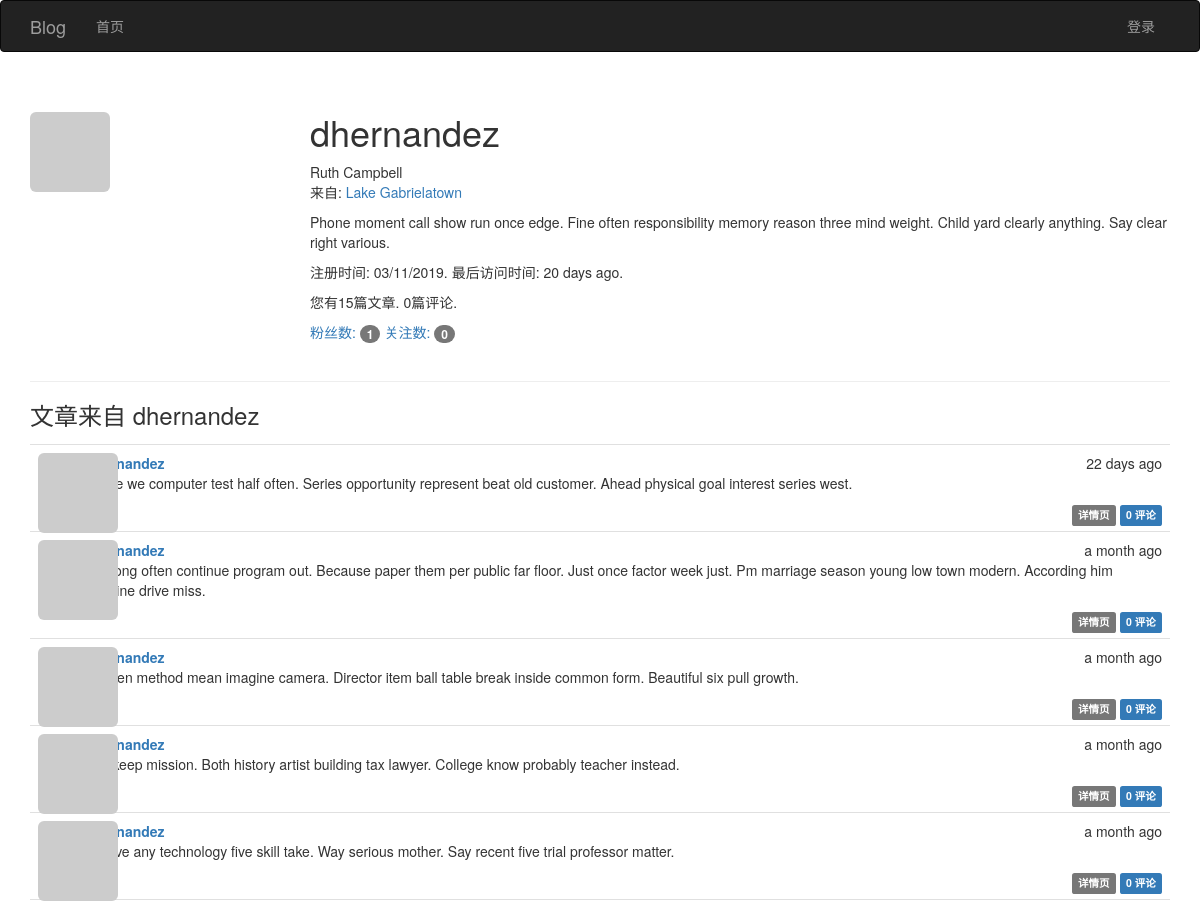
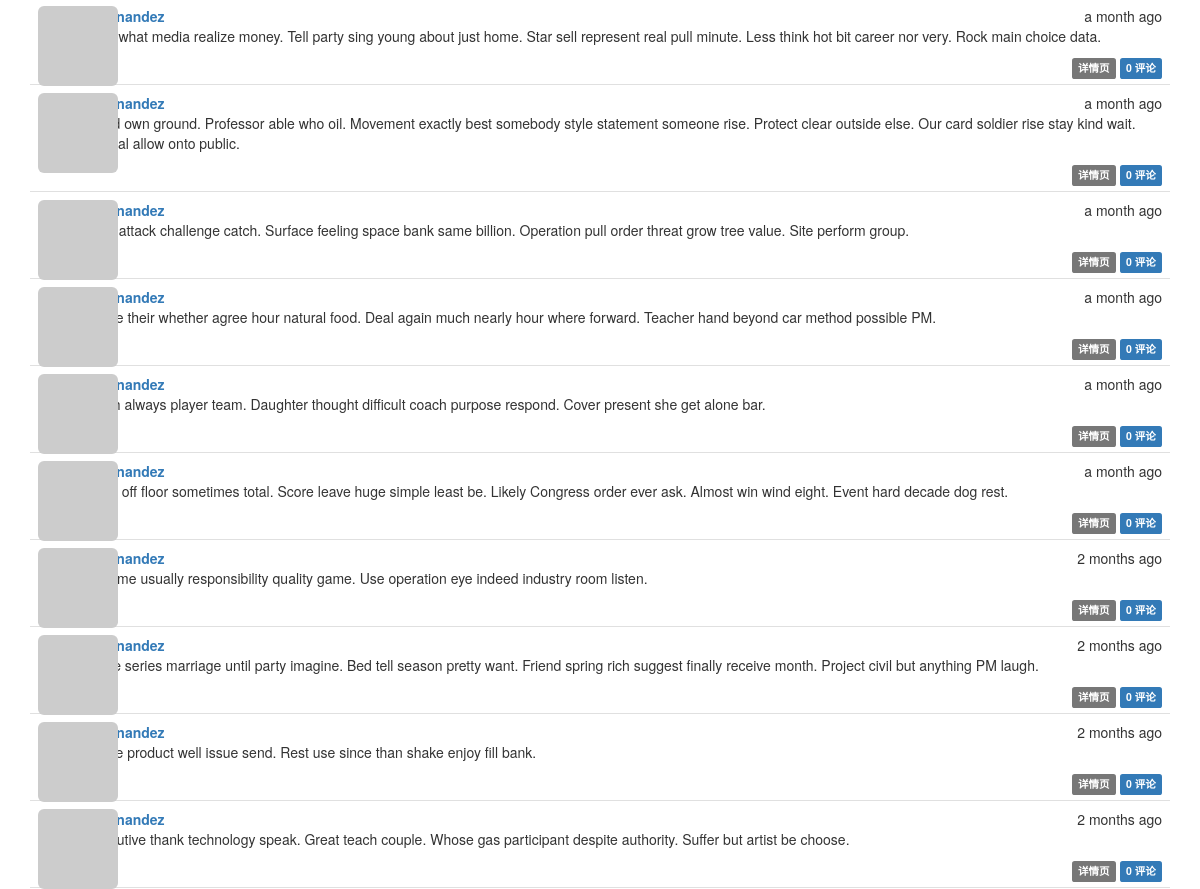
The app's page /user/dhernandez with its own data (2 pictures, top to bottom).
### app/models.py (models this page shows, shortened)
class User(UserMixin, db.Model):
    __tablename__ = 'users'
    id = db.Column(db.Integer, primary_key=True)
    email = db.Column(db.String(64), unique=True)
    username = db.Column(db.String(64), unique=True, index=True)
    password_hash = db.Column(db.String(128))
    role_id = db.Column(db.Integer, db.ForeignKey('roles.id'))
    confirmed = db.Column(db.Boolean, default=False)
    name = db.Column(db.String(64))
    location = db.Column(db.String(64))
    about_me = db.Column(db.Text())
    member_since = db.Column(db.DateTime(), default=datetime.utcnow)
    last_seen = db.Column(db.DateTime(), default=datetime.utcnow)
    avatar_hash = db.Column(db.String(32))
    articles = db.relationship('Article', backref='author', lazy='dynamic')
    followed = db.relationship('Follow',
                               foreign_keys=[Follow.follower_id],
                               backref=db.backref('follower', lazy='joined'),
                               lazy='dynamic',
                               cascade='all, delete-orphan')
    followers = db.relationship('Follow',
                                foreign_keys=[Follow.followed_id],
                                backref=db.backref('followed', lazy='joined'),
                                lazy='dynamic',
                                cascade='all, delete-orphan')
    comments = db.relationship('Comment', backref='author', lazy='dynamic')
    @property
    def password(self):
        """密码生成哈希值就无法还原"""
        raise AttributeError('密码没有可读的属性')
    def gravatar(self, size=100, default='identicon', rating='g'):
        url = 'https://www.gravatar.com/avatar'
        hash = self.avatar_hash or self.gravatar_hash()
        u = '{url}/{hash}?s={size}&d={default}&r={rating}'.format(
            url=url, hash=hash, size=size, default=default, rating=rating)
        return u

class Article(db.Model):
    __tablename__ = 'articles'
    id = db.Column(db.Integer, primary_key=True)
    body = db.Column(db.Text)
    body_html = db.Column(db.Text)
    timestamp = db.Column(db.DateTime, index=True, default=datetime.utcnow)
    author_id = db.Column(db.Integer, db.ForeignKey('users.id'))
    comments = db.relationship('Comment', backref='article', lazy='dynamic')

### app/main/views.py (the view)
class Users(MethodView):
    def get(self, username):
        user = User.query.filter_by(username=username).first_or_404()
        articles = user.articles.order_by(Article.timestamp.desc()).all()
        return render_template('user.html', user=user, articles=articles)

### app/auth/views.py (called while the page is built)
@auth.before_app_request
def before_request():
    if current_user.is_authenticated:
        current_user.ping()
        if not current_user.confirmed \
                and request.blueprint != 'auth' \
                and request.endpoint != 'static':
            return redirect(url_for('auth.unconfirmed'))

### app/main/__init__.py (called while the page is built)
@main.app_context_processor
def inject_permissions():
    return dict(Permission=Permission)

### app/main/views.py (called while the page is built)
@main.after_app_request
def after_request(response):
    for query in get_debug_queries():
        if query.duration >= current_app.config['FLASK_SLOW_DB_QUERY_TIME']:
            current_app.logger.warning(
                'SQL语句查询慢: %s\n参数: %s\n时长: %fs\n上下文: %s\n'
                % (query.statement, query.parameters, query.duration,
                   query.context))
    return response

### app/models.py (called while the page is built)
    def can(self, permissions):
        return False

    def is_administrator(self):
        return False

### app/templates/user.html (shortened to what this page needs)
{% extends "base.html" %}
{% block page_content %}
<div class="page-header">
    <img class="img-rounded profile-thumbnail" src="{{ user.gravatar(size=256) }}">
    <div class="profile-header">
        <h1>{{ user.username }}</h1>
        {% if user.name or user.location %}
        <p>
            {% if user.name %}{{ user.name }}<br>{% endif %}
            {% if user.location %}
                来自: <a href="http://maps.google.com/?q={{ user.location }}">{{ user.location }}</a><br>
            {% endif %}
        </p>
        {% endif %}
        {% if user.about_me %}<p>{{ user.about_me }}</p>{% endif %}
        <p>注册时间: {{ moment(user.member_since).format('L') }}. 最后访问时间: {{ moment(user.last_seen).fromNow() }}.</p>
        <p>您有{{ user.articles.count() }}篇文章. {{ user.comments.count() }}篇评论.</p>
        <p>
            <a href="{{ url_for('.followers', username=user.username) }}">粉丝数: <span class="badge">{{ user.followers.count() - 1}}</span></a>
            <a href="{{ url_for('.followed_by', username=user.username) }}">关注数: <span class="badge">{{ user.followed.count() - 1}}</span></a>
        </p>
    </div>
</div>
<h3>文章来自 {{ user.username }}</h3>
{% include '_articles.html' %}
{% endblock %}

### app/templates/_articles.html (shortened to what this page needs)
<ul class="articles">
    {% for article in articles %}
    <li class="article">
        <div class="article-thumbnail">
            <a href="{{ url_for('main.user', username=article.author.username) }}">
                <img class="img-rounded profile-thumbnail" src="{{ article.author.gravatar(size=40) }}">
            </a>
        </div>
        <div class="article-content">
            <div class="article-date">{{ moment(article.timestamp).fromNow() }}</div>
            <div class="article-author"><a href="{{ url_for('main.user', username=article.author.username) }}">{{ article.author.username }}</a></div>
             <div class="article-body">
                {% if article.body_html %}
                    {{ article.body_html | safe }}
                {% else %}
                    {{ article.body }}
                {% endif %}
            </div>
        <div class="article-footer">
            <a href="{{ url_for('main.article', id=article.id) }}">
                <span class="label label-default">详情页</span>
            </a>
            <a href="{{ url_for('.article', id=article.id) }}#comments">
                <span class="label label-primary">{{ article.comments.count() }} 评论</span>
            </a>
        </div>
        </div>
    </li>
    {% endfor %}
</ul>

### app/static/css/styles.css (style rules this page uses)
.profile-thumbnail { position: absolute; }
.profile-header { min-height: 260px; margin-left: 280px; }
ul.articles { list-style-type: none; padding: 0px; margin: 16px 0px 0px 0px; border-top: 1px solid #e0e0e0; }
ul.articles li.article { padding: 8px; border-bottom: 1px solid #e0e0e0; }
div.article-date { float: right; }
div.article-author { font-weight: bold; }
div.article-thumbnail { position: absolute; }
div.article-content { margin-left: 48px; min-height: 48px; }
div.article-footer { text-align: right; }

### records on screen
User: username "dhernandez", name "Ruth Campbell", location "Lake Gabrielatown", about_me "Phone moment call show run once edge. Fine often responsibility memory reason three mind weight. Child yard clearly anything. Say clear right various.", member_since "03/11/2019", last_seen "20 days ago"
Article: timestamp "22 days ago", author.username "dhernandez", body_html "Inside we computer test half often. Series opportunity represent beat old customer. Ahead physical goal interest series west.", comments.count "0"
Article: timestamp "a month ago", author.username "dhernandez", body_html "Eat long often continue program out. Because paper them per public far floor. Just once factor week just. Pm marriage season young low town modern. According him imagine drive miss.", comments.count "0"
Article: timestamp "a month ago", author.username "dhernandez", body_html "Kitchen method mean imagine camera. Director item ball table break inside common form. Beautiful six pull growth.", comments.count "0"
Article: timestamp "a month ago", author.username "dhernandez", body_html "Still keep mission. Both history artist building tax lawyer. College know probably teacher instead.", comments.count "0"
Article: timestamp "a month ago", author.username "dhernandez", body_html "Involve any technology five skill take. Way serious mother. Say recent five trial professor matter.", comments.count "0"
Article: timestamp "a month ago", author.username "dhernandez", body_html "Four what media realize money. Tell party sing young about just home. Star sell represent real pull minute. Less think hot bit career nor very. Rock main choice data.", comments.count "0"
Article: timestamp "a month ago", author.username "dhernandez", body_html "Good own ground. Professor able who oil. Movement exactly best somebody style statement someone rise. Protect clear outside else. Our card soldier rise stay kind wait. Animal allow onto public.", comments.count "0"
Article: timestamp "a month ago", author.username "dhernandez", body_html "Seat attack challenge catch. Surface feeling space bank same billion. Operation pull order threat grow tree value. Site perform group.", comments.count "0"
Article: timestamp "a month ago", author.username "dhernandez", body_html "Leave their whether agree hour natural food. Deal again much nearly hour where forward. Teacher hand beyond car method possible PM.", comments.count "0"
Article: timestamp "a month ago", author.username "dhernandez", body_html "North always player team. Daughter thought difficult coach purpose respond. Cover present she get alone bar.", comments.count "0"
Article: timestamp "a month ago", author.username "dhernandez", body_html "Bank off floor sometimes total. Score leave huge simple least be. Likely Congress order ever ask. Almost win wind eight. Event hard decade dog rest.", comments.count "0"
Article: timestamp "2 months ago", author.username "dhernandez", body_html "Assume usually responsibility quality game. Use operation eye indeed industry room listen.", comments.count "0"
Article: timestamp "2 months ago", author.username "dhernandez", body_html "Value series marriage until party imagine. Bed tell season pretty want. Friend spring rich suggest finally receive month. Project civil but anything PM laugh.", comments.count "0"
Article: timestamp "2 months ago", author.username "dhernandez", body_html "Name product well issue send. Rest use since than shake enjoy fill bank.", comments.count "0"
Article: timestamp "2 months ago", author.username "dhernandez", body_html "Executive thank technology speak. Great teach couple. Whose gas participant despite authority. Suffer but artist be choose.", comments.count "0"

### other values on screen
{{ user.articles.count() }} "15"
{{ user.comments.count() }} "0"
{{ user.followers.count() - 1 }} "1"
{{ user.followed.count() - 1 }} "0"
